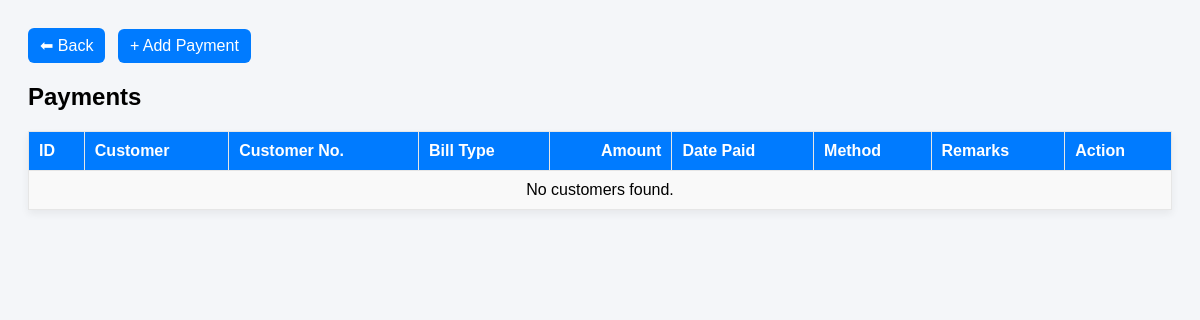
The page /payments.php (signed in) on the database as committed earlier.
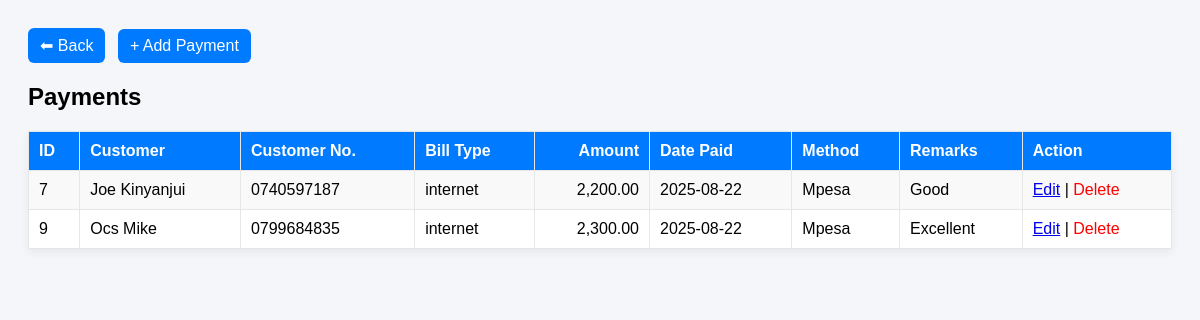
The same page on the database as committed later.
### tables this page shows
CREATE TABLE `customers` (
  `id` int(11) NOT NULL,
  `name` varchar(100) NOT NULL,
  `phone` varchar(20) NOT NULL,
  `location` varchar(100) DEFAULT NULL,
  `package` varchar(50) DEFAULT NULL,
  `installation_fee` decimal(10,2) DEFAULT 0.00,
  `router_cost` decimal(10,2) DEFAULT 0.00,
  `ethernet_cost` decimal(10,2) DEFAULT 0.00,
  `start_date` date DEFAULT NULL,
  `status` enum('active','inactive') DEFAULT 'active'
);

### payments.php (the view, shortened to what this page needs)
<?php
require_once 'session.php';
$sql = "SELECT c.id AS customer_id, c.name AS customer_name, c.phone AS customer_phone,
               COALESCE(p.bill_type,'-') AS bill_type,
               COALESCE(p.amount,'-') AS amount,
               COALESCE(p.date_paid,'-') AS date_paid,
               COALESCE(p.method,'-') AS method,
               COALESCE(p.remarks,'-') AS remarks,
               p.id AS payment_id
        FROM customers c
        LEFT JOIN (
            SELECT * FROM payments p1
            WHERE p1.id = (
                SELECT p2.id
                FROM payments p2
                WHERE p2.customer_id = p1.customer_id
                ORDER BY p2.date_paid DESC, p2.id DESC
                LIMIT 1
            )
        ) p ON c.id = p.customer_id
        ORDER BY c.name ASC";
$res = $conn->query($sql);
?>
<!DOCTYPE html>
<html>
<head>
</head>
<body>
    <div class="top">
        <a href="dashboard.php" class="btn">⬅ Back</a>
        <a href="add_payment.php" class="btn">+ Add Payment</a>
    </div>
    <h2>Payments</h2>
    <table>
        <tr>
            <th>ID</th>
            <th>Customer</th>
            <th>Customer No.</th>
            <th>Bill Type</th>
            <th class="amount">Amount</th>
            <th>Date Paid</th>
            <th>Method</th>
            <th>Remarks</th>
            <th>Action</th>
        </tr>
        <?php if ($res && $res->num_rows > 0): ?>
            <?php while ($row = $res->fetch_assoc()): ?>
            <tr>
                <td><?= $row['payment_id'] ?: '-' ?></td>
                <td><?= htmlspecialchars($row['customer_name']) ?></td>
                <td><?= htmlspecialchars($row['customer_phone']) ?></td>
                <td><?= htmlspecialchars($row['bill_type']) ?></td>
                <td class="amount"><?= is_numeric($row['amount']) ? number_format($row['amount'],2) : '-' ?></td>
                <td><?= htmlspecialchars($row['date_paid']) ?></td>
                <td><?= htmlspecialchars($row['method']) ?></td>
                <td><?= htmlspecialchars($row['remarks']) ?></td>
                <td>
                    <?php if($row['payment_id']): ?>
                        <a href="edit_payment.php?id=<?= (int)$row['payment_id'] ?>">Edit</a> |
                        <a class="del" href="delete_payment.php?id=<?= (int)$row['payment_id'] ?>" onclick="return confirm('Delete this payment?');">Delete</a>
                    <?php else: ?>
                        <a href="add_payment.php?customer_id=<?= (int)$row['customer_id'] ?>">Add Payment</a>
                    <?php endif; ?>
                </td>
            </tr>
            <?php endwhile; ?>
        <?php else: ?>
            <tr><td colspan="9" style="text-align:center">No customers found.</td></tr>
        <?php endif; ?>
    </table>
</body>
</html>

Rows that differ between the two databases and show on the page:
added customers: payment_id "7", name "Joe Kinyanjui", phone "0740597187", bill_type "internet", amount "2,200.00", date_paid "2025-08-22", method "Mpesa", remarks "Good"
added customers: payment_id "9", name "Ocs Mike", phone "0799684835", bill_type "internet", amount "2,300.00", date_paid "2025-08-22", method "Mpesa", remarks "Excellent"
Other text that changed with them:
text no longer shown: "No customers found."
